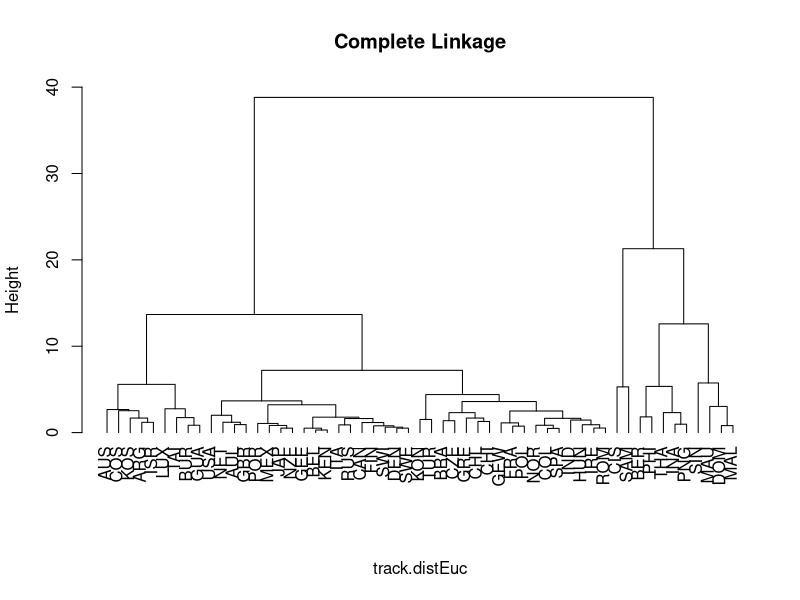
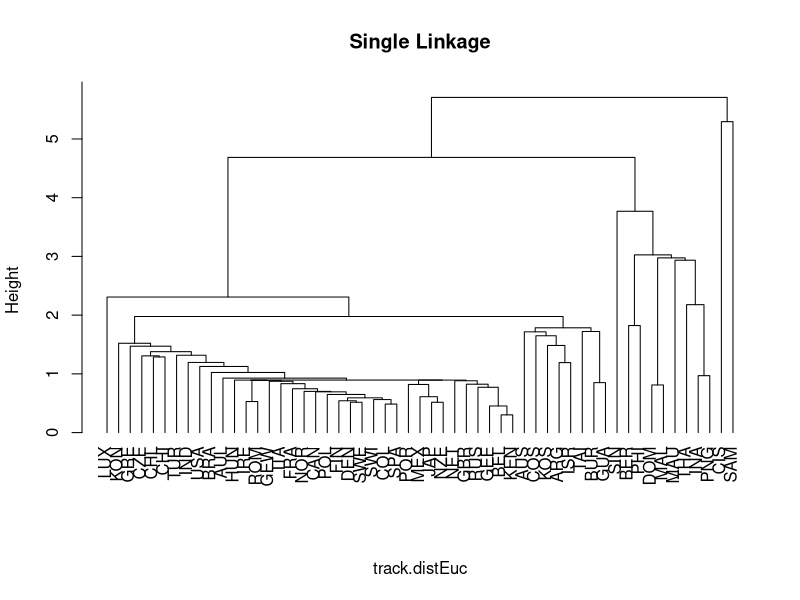
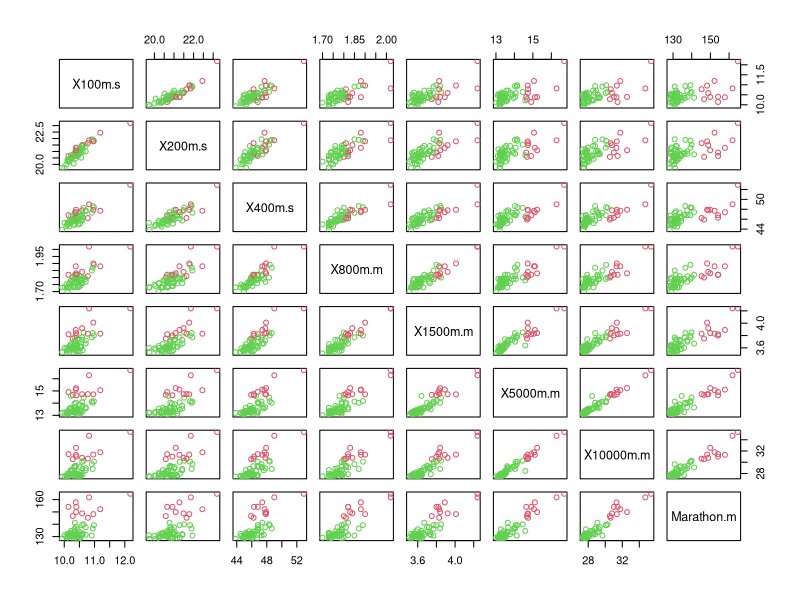
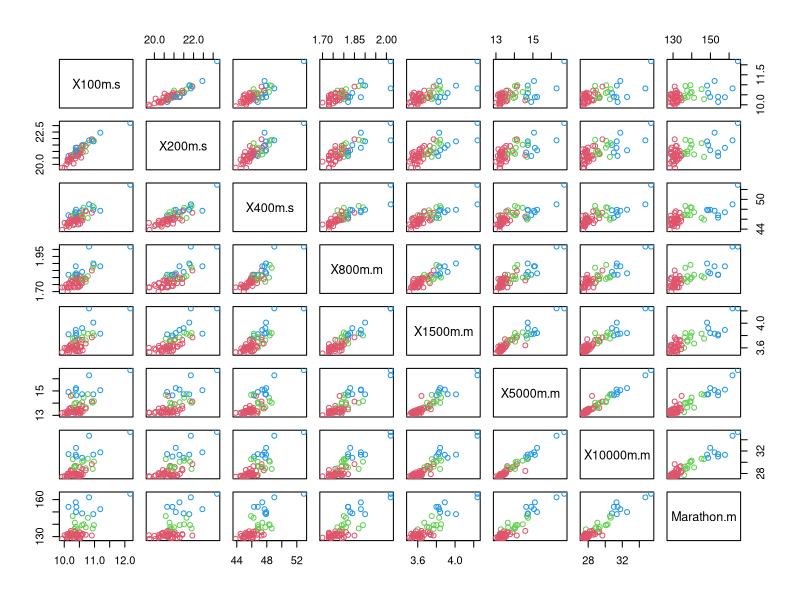
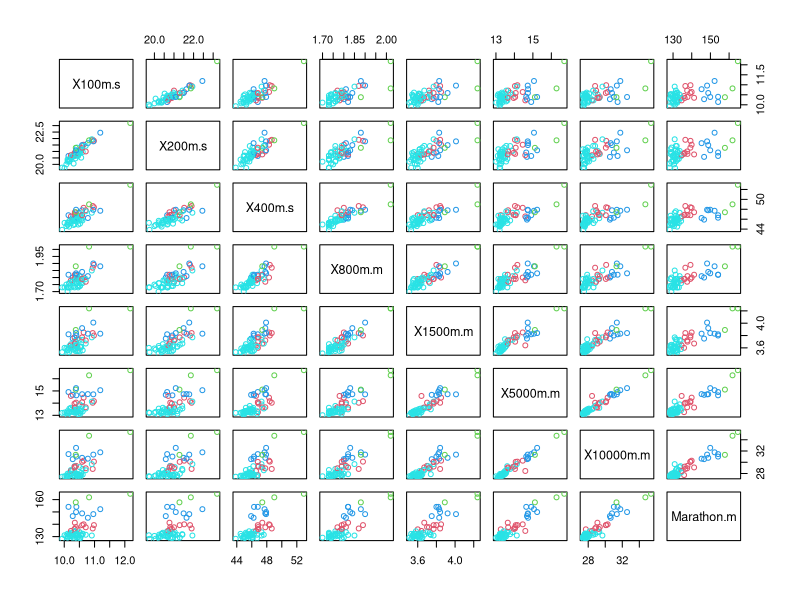
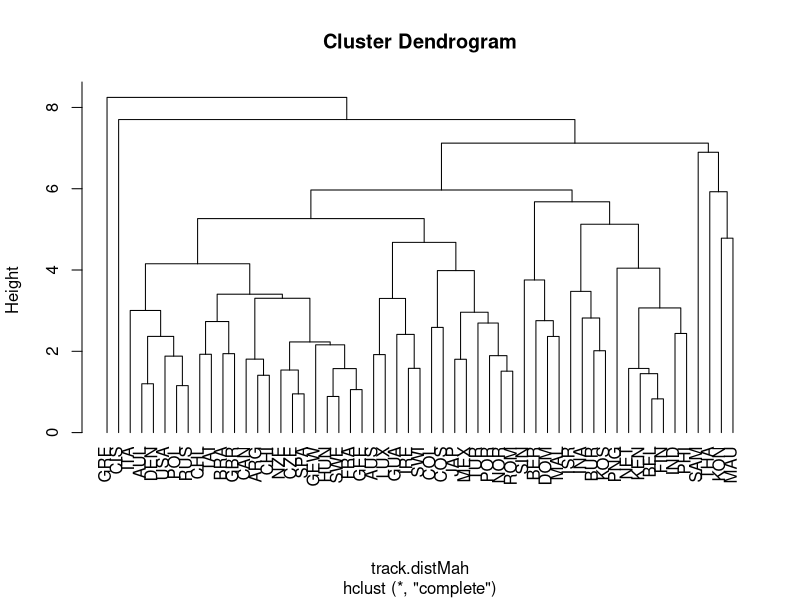

Reproduce these figures in R, in order.
# ST 558: Multivariate Analytics
# Homework 4
# Nora Quick

library(mclust)

# Import physio csvs
physio <- read.csv('PhysioData.csv')
head(physio)

# Problem 1
# --------------
# Part (a) / (b)

physio.cor <- cor(physio)
physio.eig <- eigen(physio.cor)

load.pcfa <- physio.eig$vec %*% diag(sqrt(physio.eig$val))
load.pcfa

# m = 2
m <- 2
uni.pcfa2 <- diag(physio.cor - load.pcfa[,1:m] %*% t(load.pcfa[,1:m]))
uni.pcfa2

# Correlation matrix
fit.pcfa2 <- load.pcfa[,1:m] %*% t(load.pcfa[,1:m]) + diag(uni.pcfa2)
fit.pcfa2

# Residual matrix
res.pcfa2 <- physio.cor - fit.pcfa2
res.pcfa2

# m = 3
m <- 3

uni.pcfa3 <- diag(physio.cor - load.pcfa[,1:m] %*% t(load.pcfa[,1:m]))
uni.pcfa3

# Correlation matrix
fit.pcfa3 <- load.pcfa[,1:m] %*% t(load.pcfa[,1:m]) + diag(uni.pcfa3)
fit.pcfa3

# Residual matrix
res.pcfa3 <- physio.cor - fit.pcfa3
res.pcfa3


# Problem 1
# ---------------
# Part (c) / (d)
# m = 2
physio.mlfa2 <- factanal(covmat = as.matrix(physio), factors=2, rotation="none")
physio.mlfa2

fit.mle2 <- physio.mlfa2$load %*% t(physio.mlfa2$load) + diag(physio.mlfa2$uni)
fit.mle2

res.mle2 <- physio.cor - fit.mle2
res.mle2

# m = 3
physio.mlfa3 <- factanal(covmat = as.matrix(physio), factors=3, rotation="none")
physio.mlfa3

fit.mle3 <- physio.mlfa3$load %*% t(physio.mlfa3$load) + diag(physio.mlfa3$uni)
fit.mle3

res.mle3 <- physio.cor - fit.mle3
res.mle3

# Import track data
track <- read.csv('TrackData.csv')
head(track)

# Problem 2
# ---------------
# Part (a)
track.distEuc <- dist(track[,-1][,-1])

track.hcEuc <- hclust(track.distEuc, method="complete")
track.hsEuc <- hclust(track.distEuc, method="single")

plot(track.hcEuc, labels=track[,2], hang=-1, sub="", main="Complete Linkage")
plot(track.hsEuc, labels=track[,2], hang=-1, sub="", main="Single Linkage")

# Problem 2
# ---------------
# Part (b)
# k = 2
track.km2 <- kmeans(track[,-1][,-1], centers=2, nstart=10)

pairs(track[,-1][,-1], col=track.km2$clus+1)

table(track.km2$clus, cutree(track.hcEuc, k=2))

# k = 3
track.km3 <- kmeans(track[,-1][,-1], centers=3, nstart=10)

pairs(track[,-1][,-1], col=track.km3$clus+1)

table(track.km3$clus, cutree(track.hcEuc, k=3))

# k = 4
track.km4 <- kmeans(track[,-1][,-1], centers=4, nstart=10)

pairs(track[,-1][,-1], col=track.km4$clus+1)

table(track.km4$clus, cutree(track.hcEuc, k=4))

# Problem 2
# ---------------
# Part (d)
track.cov <- cov(track[,-1][,-1])
track.sph <- as.matrix(track[,-1][,-1]) %*% t(chol(solve(track.cov)))
track.distMah <- dist(track.sph)

track.hcMah <- hclust(track.distMah, method="complete")

plot(track.hcMah, labels=track[,2], hang=-1)
